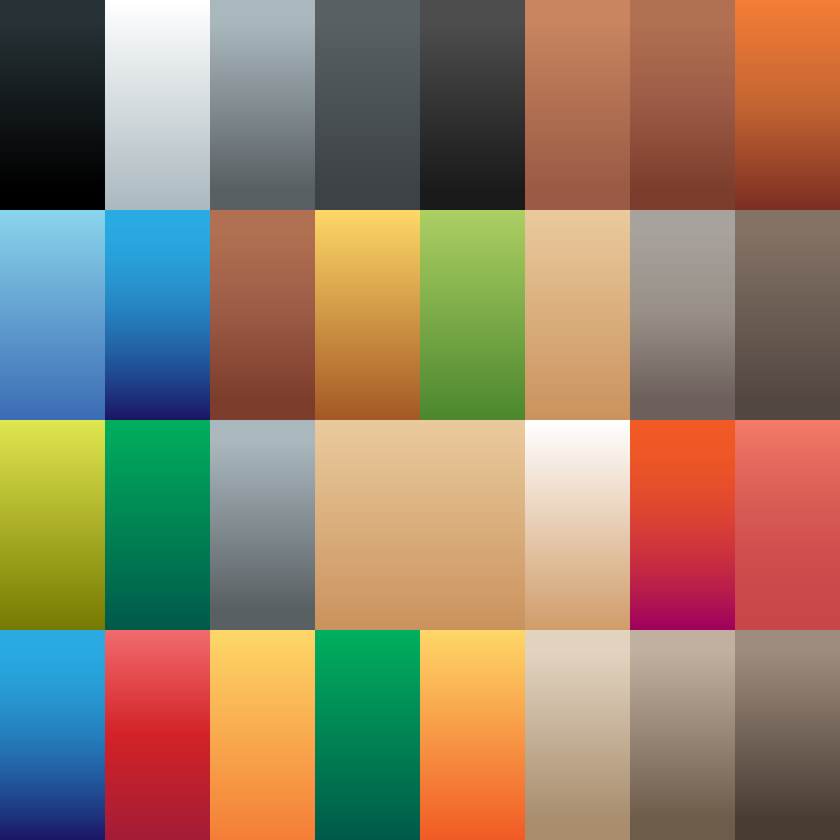
#> input picture assets/hexmap/buildings/blue/hexagons_medieval.png, 840 x 840 px, shrunk from 1024 x 1024 before the run, found by its file name
$ python build_clean_atlas.py
#> lines starting #> are read from the running program, lines starting #| are printed output that depends on the picture
"""Generate the "clean" recolor of KayKit's hexagons_medieval atlas for the world map.

The atlas is an 8x4 grid of vertical-gradient swatches (128x256 each). We keep every
swatch's luminance gradient and only swap the hue of the few loud ones:

* lime grass  -> sage green      (the hex tile tops; the single biggest source of "yellow")
* teal roofs  -> terracotta      (building roofs / trims, matching the warm reference palette)
* bright blue -> dusty blue      (water tiles)

Output: assets/hexmap/clean/hexagons_medieval_clean.png (used by both tiles and buildings).
Run from the project root:  python tools/build_clean_atlas.py
"""
from pathlib import Path

from PIL import Image

ROOT = Path(__file__).resolve().parent.parent
SOURCE = ROOT / "assets/hexmap/tiles/base/hexagons_medieval.png"
OUTPUT = ROOT / "assets/hexmap/clean/hexagons_medieval_clean.png"

COLS, ROWS = 8, 4

# (col, row) -> target albedo (sRGB 0..1). Chosen so that after the map's key light
# (~1.14x on lit faces) the result lands on the reference's muted tones.
RECOLOR = {
    (0, 2): (0.61, 0.70, 0.50),  # #c5cb3b lime grass      -> sage
    (4, 1): (0.56, 0.66, 0.46),  # #94bd56 second green    -> darker sage
    (1, 2): (0.78, 0.46, 0.35),  # #009959 teal (roofs)    -> terracotta
    (3, 3): (0.70, 0.40, 0.31),  # #009959 teal (trims)    -> deeper terracotta
    (1, 1): (0.46, 0.66, 0.78),  # #289ed7 water blue      -> dusty blue
    (0, 1): (0.64, 0.79, 0.86),  # #76bade light blue      -> pale dusty blue
    (0, 3): (0.46, 0.66, 0.78),  # #289ed7 blue (2nd copy) -> dusty blue
}


def luminance(rgb):
    r, g, b = rgb[:3]
    return 0.299 * r + 0.587 * g + 0.114 * b


def main() -> None:
    image = Image.open(SOURCE).convert("RGBA")
#> image is the input picture: PIL image 840x840 RGBA; mean R, G, B, A 146.7, 127.5, 104, 255
    width, height = image.size
#> width = 840; height = 840
    cell_w, cell_h = width // COLS, height // ROWS
#> cell_w = 105; cell_h = 210
    pixels = image.load()
    for (col, row), target in RECOLOR.items():
        x0, y0 = col * cell_w, row * cell_h
        # Mean luminance of the swatch's top half: that is where the models' UVs sample.
        samples = [
            luminance(pixels[x, y])
            for y in range(y0, y0 + cell_h // 2)
            for x in range(x0, x0 + cell_w)
        ]
        mean = max(sum(samples) / len(samples), 1.0)
        for y in range(y0, y0 + cell_h):
            for x in range(x0, x0 + cell_w):
                r, g, b, a = pixels[x, y]
                k = luminance((r, g, b)) / mean
                # Soften the swatch's own gradient a touch: the clean look wants flatter colour.
                k = 1.0 + (k - 1.0) * 0.6
                pixels[x, y] = (
                    min(255, int(round(target[0] * 255 * k))),
                    min(255, int(round(target[1] * 255 * k))),
                    min(255, int(round(target[2] * 255 * k))),
                    a,
                )
#> this loop made 7 passes
#> mean on passes 1 to 7: 184.8, 165.2, 100.3, 100.4, 126.9, 170.2, 126.9
    OUTPUT.parent.mkdir(parents=True, exist_ok=True)
    image.save(OUTPUT)
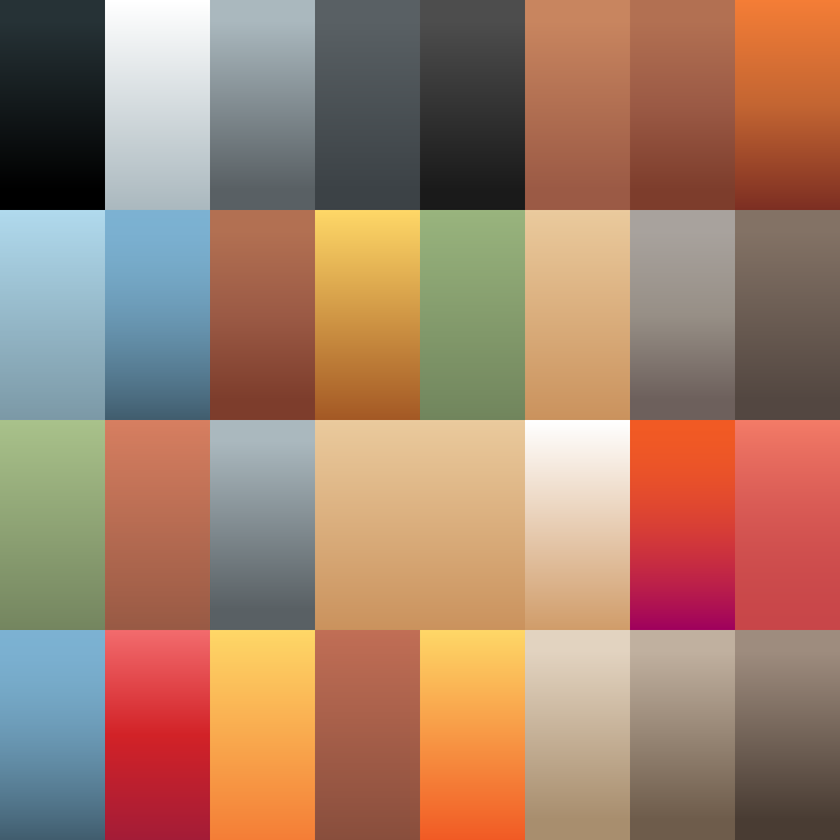
#> saved as hexagons_medieval_clean.png: PIL image 840x840 RGBA; mean R, G, B, A 162.6, 127.4, 106.5, 255
    print("wrote", OUTPUT.relative_to(ROOT))


if __name__ == "__main__":
    main()
